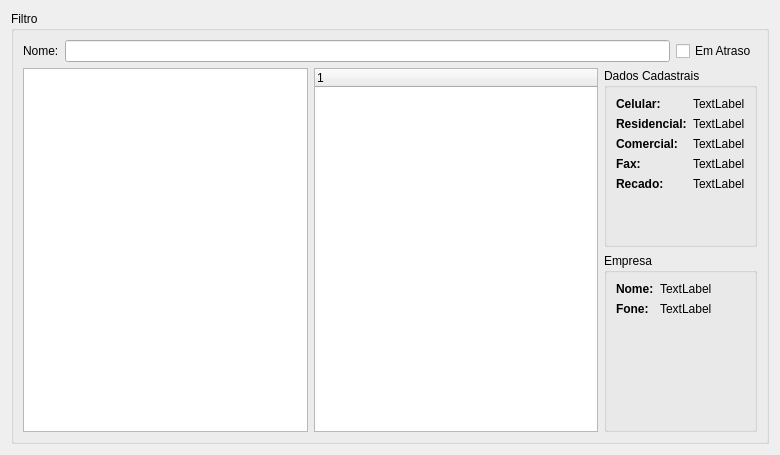
<?xml version="1.0" encoding="UTF-8"?>
<ui version="4.0">
 <class>ClienteList</class>
 <widget class="QWidget" name="ClienteList">
  <property name="geometry">
   <rect>
    <x>0</x>
    <y>0</y>
    <width>780</width>
    <height>455</height>
   </rect>
  </property>
  <property name="windowTitle">
   <string>Form</string>
  </property>
  <layout class="QVBoxLayout" name="verticalLayout_2">
   <item>
    <widget class="QGroupBox" name="groupBox">
     <property name="title">
      <string>Filtro</string>
     </property>
     <layout class="QVBoxLayout" name="verticalLayout_3">
      <item>
       <layout class="QHBoxLayout" name="horizontalLayout_2">
        <item>
         <widget class="QLabel" name="label">
          <property name="text">
           <string>Nome:</string>
          </property>
         </widget>
        </item>
        <item>
         <widget class="QLineEdit" name="nomeLineEdit"/>
        </item>
        <item>
         <widget class="QCheckBox" name="checkBox">
          <property name="text">
           <string>Em Atraso</string>
          </property>
         </widget>
        </item>
       </layout>
      </item>
      <item>
       <layout class="QHBoxLayout" name="horizontalLayout">
        <item>
         <widget class="QListWidget" name="listWidget"/>
        </item>
        <item>
         <widget class="QTreeWidget" name="treeWidget">
          <column>
           <property name="text">
            <string notr="true">1</string>
           </property>
          </column>
         </widget>
        </item>
        <item>
         <layout class="QVBoxLayout" name="verticalLayout">
          <item>
           <widget class="QGroupBox" name="groupBox_2">
            <property name="title">
             <string>Dados Cadastrais</string>
            </property>
            <layout class="QFormLayout" name="formLayout_2">
             <item row="0" column="0">
              <widget class="QLabel" name="label_2">
               <property name="font">
                <font>
                 <weight>75</weight>
                 <bold>true</bold>
                </font>
               </property>
               <property name="text">
                <string>Celular:</string>
               </property>
              </widget>
             </item>
             <item row="0" column="1">
              <widget class="QLabel" name="labelCelular">
               <property name="text">
                <string>TextLabel</string>
               </property>
              </widget>
             </item>
             <item row="1" column="0">
              <widget class="QLabel" name="label_3">
               <property name="font">
                <font>
                 <weight>75</weight>
                 <bold>true</bold>
                </font>
               </property>
               <property name="text">
                <string>Residencial:</string>
               </property>
              </widget>
             </item>
             <item row="1" column="1">
              <widget class="QLabel" name="labelResidencial">
               <property name="text">
                <string>TextLabel</string>
               </property>
              </widget>
             </item>
             <item row="2" column="0">
              <widget class="QLabel" name="label_4">
               <property name="font">
                <font>
                 <weight>75</weight>
                 <bold>true</bold>
                </font>
               </property>
               <property name="text">
                <string>Comercial:</string>
               </property>
              </widget>
             </item>
             <item row="2" column="1">
              <widget class="QLabel" name="labelComercial">
               <property name="text">
                <string>TextLabel</string>
               </property>
              </widget>
             </item>
             <item row="3" column="0">
              <widget class="QLabel" name="label_5">
               <property name="font">
                <font>
                 <weight>75</weight>
                 <bold>true</bold>
                </font>
               </property>
               <property name="text">
                <string>Fax:</string>
               </property>
              </widget>
             </item>
             <item row="3" column="1">
              <widget class="QLabel" name="labelFax">
               <property name="text">
                <string>TextLabel</string>
               </property>
              </widget>
             </item>
             <item row="4" column="0">
              <widget class="QLabel" name="label_6">
               <property name="font">
                <font>
                 <weight>75</weight>
                 <bold>true</bold>
                </font>
               </property>
               <property name="text">
                <string>Recado:</string>
               </property>
              </widget>
             </item>
             <item row="4" column="1">
              <widget class="QLabel" name="labelRecado">
               <property name="text">
                <string>TextLabel</string>
               </property>
              </widget>
             </item>
            </layout>
           </widget>
          </item>
          <item>
           <widget class="QGroupBox" name="groupBox_3">
            <property name="title">
             <string>Empresa</string>
            </property>
            <layout class="QFormLayout" name="formLayout">
             <item row="0" column="0">
              <widget class="QLabel" name="label_7">
               <property name="font">
                <font>
                 <weight>75</weight>
                 <bold>true</bold>
                </font>
               </property>
               <property name="text">
                <string>Nome:</string>
               </property>
              </widget>
             </item>
             <item row="0" column="1">
              <widget class="QLabel" name="labelEmpresaNome">
               <property name="text">
                <string>TextLabel</string>
               </property>
              </widget>
             </item>
             <item row="1" column="0">
              <widget class="QLabel" name="label_8">
               <property name="font">
                <font>
                 <weight>75</weight>
                 <bold>true</bold>
                </font>
               </property>
               <property name="text">
                <string>Fone:</string>
               </property>
              </widget>
             </item>
             <item row="1" column="1">
              <widget class="QLabel" name="labelEmpresaFone">
               <property name="text">
                <string>TextLabel</string>
               </property>
              </widget>
             </item>
            </layout>
           </widget>
          </item>
         </layout>
        </item>
       </layout>
      </item>
     </layout>
    </widget>
   </item>
  </layout>
 </widget>
 <tabstops>
  <tabstop>nomeLineEdit</tabstop>
 </tabstops>
 <resources/>
 <connections/>
</ui>
